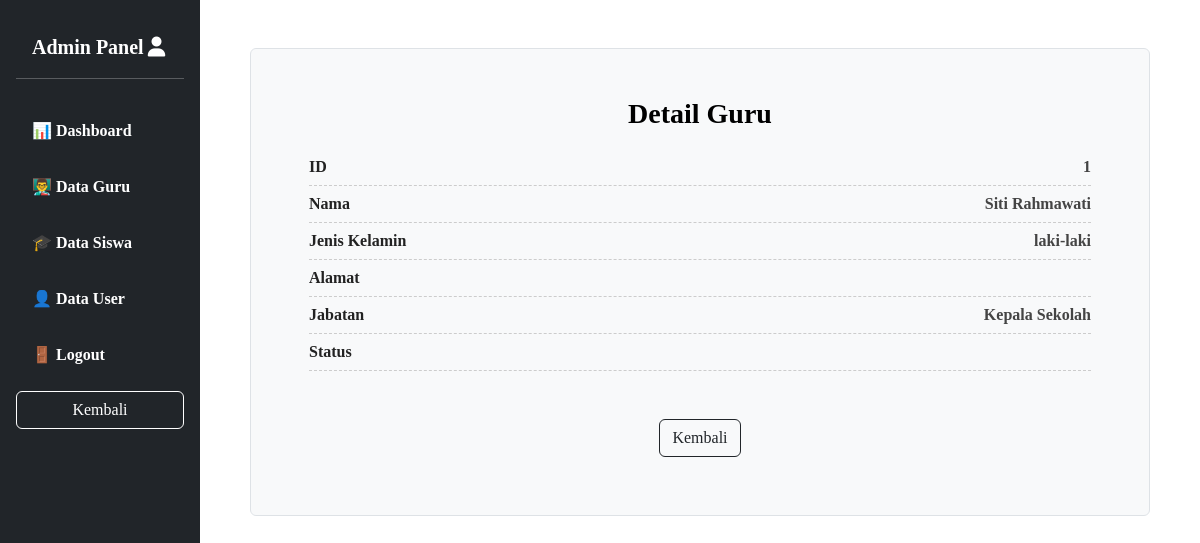
Page /admin/detailguru.php?id=1 on the committed database.
### tables this page shows
CREATE TABLE data_guru (
  id INT AUTO_INCREMENT PRIMARY KEY,
  nip VARCHAR(32) NOT NULL,
  nama  VARCHAR(100) NOT NULL,
  jenis_kelamin enum('laki-laki','perempuan') NOT NULL,
  alamat TEXT NOT NULL,
  jabatan VARCHAR(64) NOT NULL,
  statuss VARCHAR(16) NOT NULL
);

### admin/detailguru.php (the view, shortened to what this page needs)
<?php
include 'config.php';
$id = $_GET['id'];
$result = mysqli_query($conn, "SELECT * FROM  data_guru WHERE id=$id");
$data = mysqli_fetch_assoc($result);
?>
<!DOCTYPE html>
<html lang="id">
<head>
    <link href="https://cdn.jsdelivr.net/npm/bootstrap@5.3.2/dist/css/bootstrap.min.css" rel="stylesheet">
    <link href="https://cdn.jsdelivr.net/npm/bootstrap-icons@1.10.5/font/bootstrap-icons.css" rel="stylesheet">
    <link href="https://unpkg.com/aos@2.3.1/dist/aos.css" rel="stylesheet">
    <link rel="stylesheet" href="https://cdnjs.cloudflare.com/ajax/libs/font-awesome/6.5.0/css/all.min.css">
    <link rel="stylesheet" href="detailguru.css">
    <link rel="stylesheet" href="https://cdn.jsdelivr.net/npm/swiper@11/swiper-bundle.min.css"/>
</head>
<body data-aos="fade-in">
    <div class="d-flex">
        <div class="col-md-3 col-lg-2 p-0">
            <?php include 'sidebar.php'; ?>
        </div>
        <div class="container border border-1 p-5 mb-3 mt-5 bg-light rounded" style="width: 75%; height: max-content; margin: 0 auto; display: block;">
            <h3 class="h3 fw-bold">Detail Guru</h3>
            <div class="detail-wrapper" style="margin: 0 auto; display: block;">
                <div class="row-detail">
                    <div class="label">ID</div>
                    <div class="value"><?= $data['id'] ?></div>
                </div>
                <div class="row-detail">
                    <div class="label">Nama</div>
                    <div class="value"><?= $data['nama'] ?></div>
                </div>
                <div class="row-detail">
                    <div class="label">Jenis Kelamin</div>
                    <div class="value"><?= $data['jenis_kelamin'] ?></div>
                </div>
                <div class="row-detail">
                    <div class="label">Alamat</div>
                </div>
                <div class="row-detail">
                    <div class="label">Jabatan</div>
                    <div class="value"><?= $data['jabatan'] ?></div>
                </div>
                <div class="row-detail">
                    <div class="label">Status</div>
                </div>
                <a href="dataguru.php" class="btn dynamic-btn mt-5" style="margin: 0 auto; display: block;">Kembali</a>
            </div>
        </div>
    </div>
</body>
</html>

### admin/detailguru.css (style rules this page uses)
body { font-family: 'Pretendard-Regular'; font-optical-sizing: auto; font-weight: 700; font-style: normal; background-color: var(--bs-body-bg); color: var(--bs-body-color); transition: all 0.4s ease; overflow-x: hidden; }
:root { --bs-body-bg: white; --bs-body-color: black; }
.dynamic-btn { color: #212529; border: 1px solid #212529; background-color: transparent; animation: 0.5s ease-in-out; width: fit-content; }
body a { margin-left: 0rem; margin-top: 1rem; }
.h3 { text-align: center; margin-bottom: 1rem; }
.detail-wrapper { width: 100%; padding: 10px; }
.row-detail { display: flex; justify-content: space-between; padding: 6px 0; border-bottom: 1px dashed #ccc; }
.label { font-weight: 600; color: #222; min-width: 150px; white-space: nowrap; }
.value { color: #444; text-align: right; word-break: break-word; }

### admin/sidebar.css (style rules this page uses)
body { font-family: 'Pretendard-Regular'; font-optical-sizing: auto; font-weight: 700; font-style: normal; background-color: var(--bs-body-bg); color: var(--bs-body-color); transition: all 0.4s ease; overflow-x: hidden; }
:root { --bs-body-bg: white; --bs-body-color: black; }
.dynamic-btn { color: #212529; border: 1px solid #212529; background-color: transparent; animation: 0.5s ease-in-out; width: fit-content; }

### rows in the picture
data_guru: id "1", nama "Siti Rahmawati", jenis_kelamin "laki-laki", jabatan "Kepala Sekolah"
